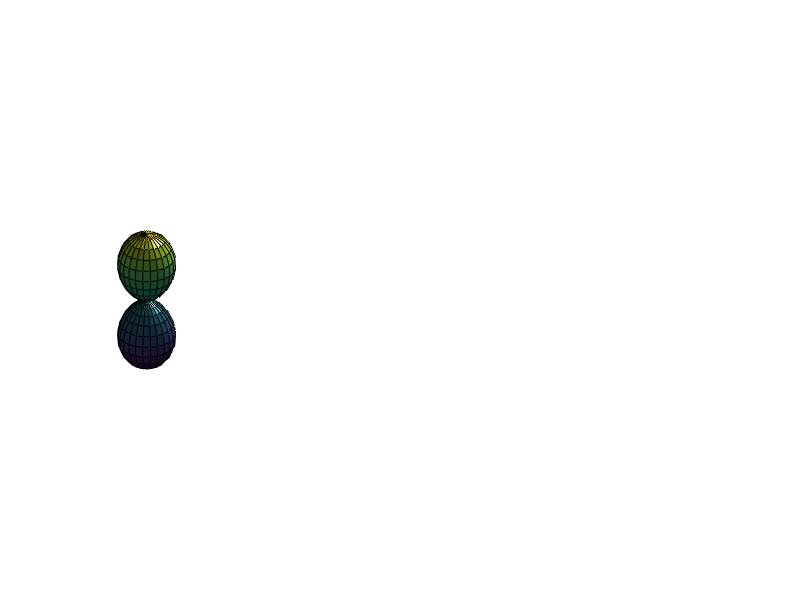

Reproduce this figure in MATLAB. (Note: this script raises an error after producing the figure.)
% This function generates the Spherical Harmonics basis functions of degree
% L and order M.
%
% SYNTAX: [Ymn,THETA,PHI,X,Y,Z]=spharm4(L,M,RES,PLOT_FLAG);
%
% INPUTS:
%
% L         - Spherical harmonic degree, [1x1]
% M         - Spherical harmonic order,  [1x1]
% RES       - Vector of # of points to use [#Theta x #Phi points],[1x2] or [2x1] 
% PLOT_FLAG - Binary flag to generates a figure of the spherical harmonic surfaces (DEFAULT=1)
%
%
% OUTPUTS:
% 
% Ymn   - Spherical harmonics coordinates, [RES(1) x RES(2)]
% THETA - Circumferential coordinates, [RES(1) x RES(2)]
% PHI   - Latitudinal coordinates, [RES(1) x RES(2)]
% X,Y,Z - Cartesian coordinates of magnitude, squared, spherical harmonic surface points, [RES(1) x RES(2)]
%
%
% NOTE: It is very important to keep the various usages of THETA and PHI
% straight.  For this function THETA is the Azimuthal/Longitude/Circumferential 
% coordinate and is defined on the interval [0,2*pi], whereas PHI is the 
% Altitude/Latitude/Elevation and is defined on the interval [0,pi].  Also note that 
% the conversion to cartesian coordinates requires that PHI be offset by pi/2 so 
% that the conversion is on the interval [-pi/2,pi/2].
%
% DBE 2005/09/30

function [Ymn,THETA,PHI,Xm,Ym,Zm]=spharm(L,M,RES,PLOT_FLAG);

% Define constants (REQUIRED THAT L(DEGREE)>=M(ORDER))
if nargin==0
  L=1;   % DEGREE
  M=0;   % ORDER
  RES=[55 55];
end

if nargin<3
  RES=[25 25];  
  PLOT_FLAG=1;
end

if nargin<4
  PLOT_FLAG=1;
end

if L<M, error('The ORDER (M) must be less than or eqaul to the DEGREE(L).'); end

THETA=linspace(0,2*pi,RES(1));  % Azimuthal/Longitude/Circumferential
PHI  =linspace(0,  pi,RES(2));  % Altitude /Latitude /Elevation
[THETA,PHI]=meshgrid(THETA,PHI);

Lmn=legendre(L,cos(PHI));

if L~=0
  Lmn=squeeze(Lmn(M+1,:,:));
end

a1=((2*L+1)/(4*pi));
a2=factorial(L-M)/factorial(L+M);
C=sqrt(a1*a2);

Ymn=C*Lmn%.*exp(i*M*THETA);

[Xm,Ym,Zm]=sph2cart(THETA,PHI-pi/2,abs(Ymn).^2);
[Xr,Yr,Zr]=sph2cart(THETA,PHI-pi/2,real(Ymn).^2);
[Xi,Yi,Zi]=sph2cart(THETA,PHI-pi/2,imag(Ymn).^2);
% [Xp,Yp,Zp]=sph2cart(THETA,PHI-pi/2,angle(Ymn).^2);

if PLOT_FLAG
f=figure; axis off; hold on;
  axes('position',[0.0500 0 0.2666 1]); 
    surf(Xm,Ym,Zm); 
    axis equal off; %rot3d;
    light; lighting phong; camzoom(1.3);
  axes('position',[0.3666 0 0.2666 1]); 
    surf(Xr,Yr,Zr); 
    axis equal off; %rot3d;
    light; lighting phong; camzoom(1.3);
  axes('position',[0.6833 0 0.2666 1]); 
    surf(Xi,Yi,Zi); 
    axis equal off; %rot3d;
    light; lighting phong; camzoom(1.3);
  axes('position',[0 0.9 1 0.1]); axis off;
    t(1)=text(0.50,0.25,'Spherical Harmonics','HorizontalAlignment','Center');
  axes('position',[0 0 1 0.1]); axis off;
    t(2)=text(0.20,0.25,['|Y^',num2str(M),'_',num2str(L),'|^2'],'HorizontalAlignment','Center');
    t(3)=text(0.50,0.25,['Real(Y^',num2str(M),'_',num2str(L),')^2'],'HorizontalAlignment','Center');
    t(4)=text(0.80,0.25,['Imag(Y^',num2str(M),'_',num2str(L),')^2'],'HorizontalAlignment','Center');
  setfig(gcf,10,5,12);
end

return